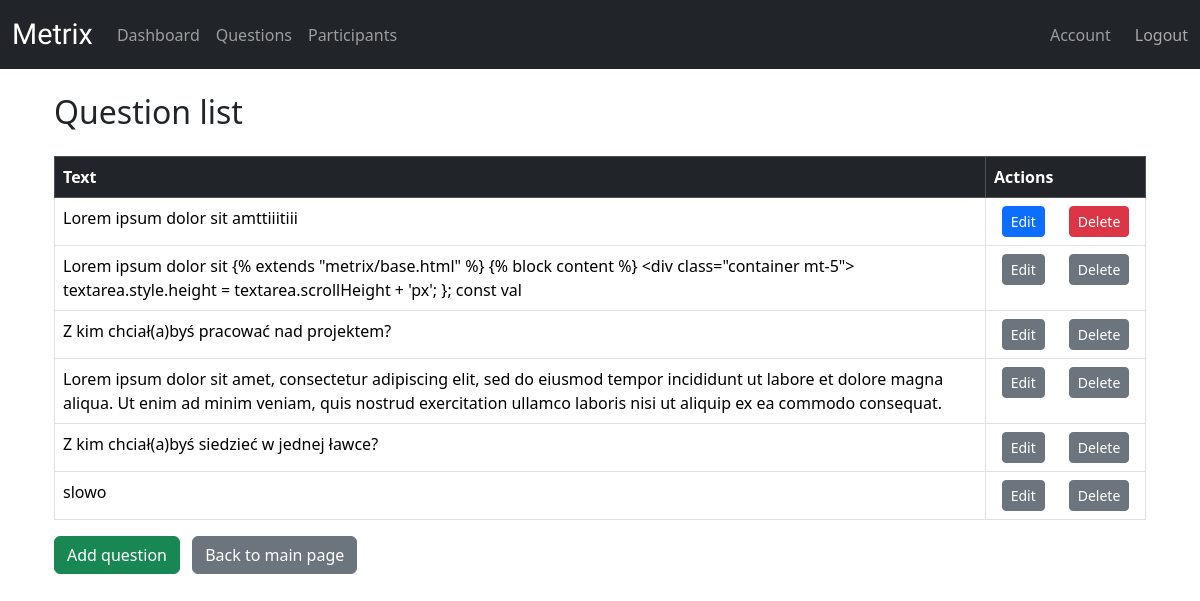
/questions/ (signed in), run on an earlier commit of the app's database.
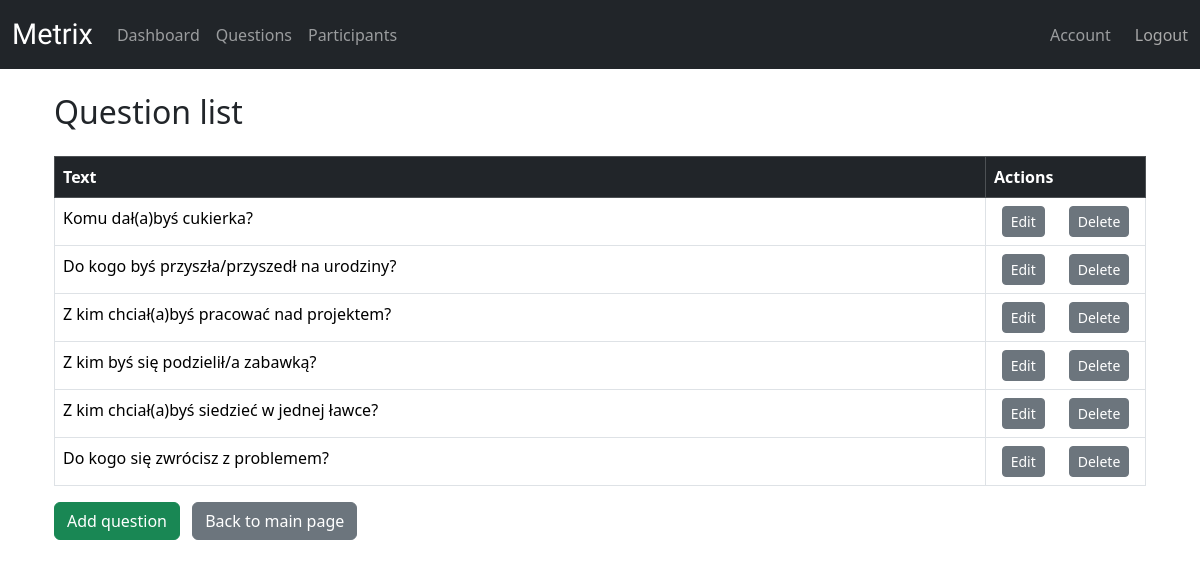
And on a later commit of the database.
### metrix/models.py (models this page shows, shortened)
class Question(models.Model):
    question_id = models.AutoField(primary_key=True)
    text = models.TextField(validators=[MaxLengthValidator(255)])
    created_at = models.DateTimeField(auto_now_add=True)

### metrix/views.py (the view)
# urls.py: path('questions/', QuestionListView.as_view(), name='question_list'),
class QuestionListView(LoginRequiredMixin, ListView):
    model = Question
    template_name = 'metrix/question_list.html'
    context_object_name = 'questions'
    ordering = ['-created_at']
    def get_context_data(self, **kwargs):
        context = super().get_context_data(**kwargs)
        used_question_ids = ResearchQuestion.objects.values_list('question_id', flat=True).distinct()
        context['used_question_ids'] = set(used_question_ids)  # set dla szybszego sprawdzania w templatce
        return context

### metrix/templates/metrix/question_list.html (shortened to what this page needs)
{% extends "metrix/base.html" %}
{% block content %}
<div class="container mt-4">
    <h2 class="mb-4">Question list</h2>
    {% if questions %}
        <table class="table table-bordered table-hover">
            <thead class="table-dark">
                <tr>
                    <th>Text</th>
                    <th style="width: 160px;">Actions</th>
                </tr>
            </thead>
            <tbody>
                {% for question in questions %}
                    <tr>
                        <td>{{ question.text }}</td>
                        <td class="text-center">
                          <div style="display: flex; justify-content: center; gap: 1.5rem;">
                            {% if question.pk in used_question_ids %}
                              <button class="btn btn-sm btn-secondary edit-disabled-btn" type="button"
                                data-question-id="{{ question.pk }}">
                                Edit
                              </button>
                              <button class="btn btn-sm btn-secondary delete-disabled-btn" type="button"
                                data-question-id="{{ question.pk }}">
                                Delete
                              </button>
                            {% else %}
                              <a href="{% url 'question-edit' question.pk %}" class="btn btn-sm btn-primary">Edit</a>
                              <a href="{% url 'question-delete' question.pk %}" class="btn btn-sm btn-danger"
                                 onclick="return confirm('Are you sure you want to delete this question?');">Delete</a>
                            {% endif %}
                              </div>
                            </td>
                    </tr>
                {% endfor %}
            </tbody>
        </table>
    {% else %}
        <div class="alert alert-info">No questions available.</div>
    {% endif %}
    <a href="{% url 'question-add' %}" class="btn btn-success me-2">Add question</a>
    <a href="{% url 'research' %}" class="btn btn-secondary">Back to main page</a>
</div>
{% endblock %}

What changed in the data, as far as the page shows it:
changed Question: text "Lorem ipsum dolor sit amttiiitiii" → "Komu dał(a)byś cukierka?"
changed Question: text "Lorem ipsum dolor sit {% extends \"metrix/base.html\" %} {% block content %} <div class=\"container mt-5\"> textarea.style.height = textarea.scrollHeight + 'px'; }; const val" → "Do kogo byś przyszła/przyszedł na urodziny?"
changed Question: text "Lorem ipsum dolor sit amet, consectetur adipiscing elit, sed do eiusmod tempor incididunt ut labore et dolore magna aliqua. Ut enim ad minim veniam, quis nostrud exercitation ullamco laboris nisi ut aliquip ex ea commodo consequat." → "Z kim byś się podzielił/a zabawką?"
changed Question: text "slowo" → "Do kogo się zwrócisz z problemem?"
